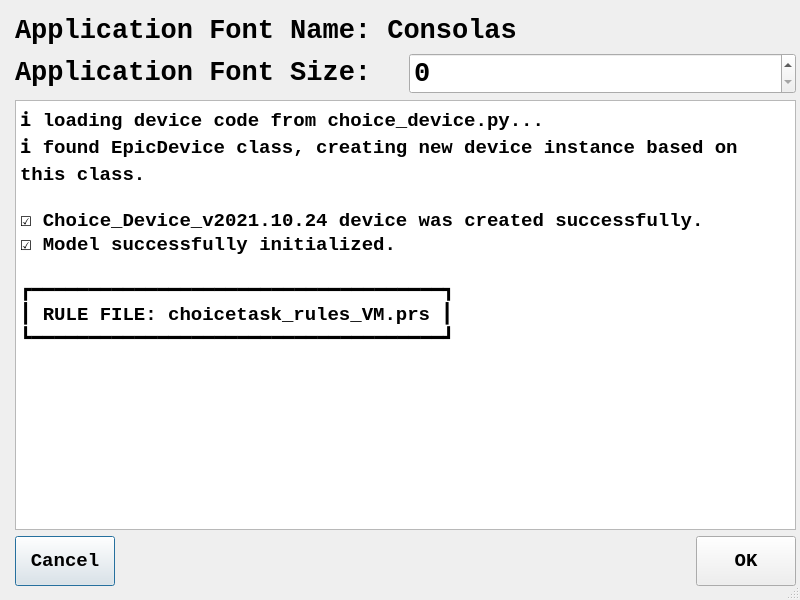
<?xml version="1.0" encoding="UTF-8"?>
<ui version="4.0">
 <class>DialogFontSize</class>
 <widget class="QDialog" name="DialogFontSize">
  <property name="windowModality">
   <enum>Qt::WindowModal</enum>
  </property>
  <property name="geometry">
   <rect>
    <x>0</x>
    <y>0</y>
    <width>800</width>
    <height>600</height>
   </rect>
  </property>
  <property name="minimumSize">
   <size>
    <width>640</width>
    <height>480</height>
   </size>
  </property>
  <property name="maximumSize">
   <size>
    <width>2000</width>
    <height>2000</height>
   </size>
  </property>
  <property name="font">
   <font>
    <family>Consolas</family>
    <pointsize>14</pointsize>
   </font>
  </property>
  <property name="windowTitle">
   <string>Font Size Dialog</string>
  </property>
  <property name="sizeGripEnabled">
   <bool>true</bool>
  </property>
  <widget class="QWidget" name="layoutWidget">
   <property name="geometry">
    <rect>
     <x>10</x>
     <y>10</y>
     <width>791</width>
     <height>581</height>
    </rect>
   </property>
   <layout class="QVBoxLayout" name="verticalLayout">
    <property name="leftMargin">
     <number>5</number>
    </property>
    <property name="topMargin">
     <number>5</number>
    </property>
    <property name="rightMargin">
     <number>5</number>
    </property>
    <property name="bottomMargin">
     <number>5</number>
    </property>
    <item>
     <widget class="QLabel" name="label_3">
      <property name="text">
       <string>&lt;html&gt;&lt;head/&gt;&lt;body&gt;&lt;p&gt;&lt;span style=&quot; font-size:20pt; font-weight:600;&quot;&gt;Application Font Name: Consolas&lt;/span&gt;&lt;/p&gt;&lt;/body&gt;&lt;/html&gt;</string>
      </property>
     </widget>
    </item>
    <item>
     <layout class="QHBoxLayout" name="horizontalLayout_3">
      <item>
       <widget class="QLabel" name="label_4">
        <property name="text">
         <string>&lt;html&gt;&lt;head/&gt;&lt;body&gt;&lt;p&gt;&lt;span style=&quot; font-size:20pt; font-weight:600;&quot;&gt;Application Font Size:&lt;/span&gt;&lt;/p&gt;&lt;/body&gt;&lt;/html&gt;</string>
        </property>
       </widget>
      </item>
      <item>
       <widget class="QSpinBox" name="spinBoxFontSize">
        <property name="font">
         <font>
          <family>Consolas</family>
          <pointsize>20</pointsize>
          <weight>75</weight>
          <bold>true</bold>
         </font>
        </property>
       </widget>
      </item>
     </layout>
    </item>
    <item>
     <widget class="CachedPlainTextEdit" name="plainTextEditFontSample">
      <property name="font">
       <font>
        <family>Consolas</family>
        <pointsize>14</pointsize>
        <weight>75</weight>
        <bold>true</bold>
       </font>
      </property>
      <property name="documentTitle">
       <string/>
      </property>
      <property name="readOnly">
       <bool>true</bool>
      </property>
      <property name="plainText">
       <string>ℹ loading device code from choice_device.py...
ℹ found EpicDevice class, creating new device instance based on this class.

☑ Choice_Device_v2021.10.24 device was created successfully.
☑ Model successfully initialized.

┏━━━━━━━━━━━━━━━━━━━━━━━━━━━━━━━━━━━━┓
┃ RULE FILE: choicetask_rules_VM.prs ┃
┗━━━━━━━━━━━━━━━━━━━━━━━━━━━━━━━━━━━━┛
</string>
      </property>
      <property name="centerOnScroll">
       <bool>false</bool>
      </property>
     </widget>
    </item>
    <item>
     <layout class="QHBoxLayout" name="horizontalLayout_4">
      <item>
       <widget class="QPushButton" name="pushButtonCancel">
        <property name="minimumSize">
         <size>
          <width>100</width>
          <height>50</height>
         </size>
        </property>
        <property name="font">
         <font>
          <family>Consolas</family>
          <pointsize>14</pointsize>
          <weight>75</weight>
          <bold>true</bold>
         </font>
        </property>
        <property name="text">
         <string>Cancel</string>
        </property>
       </widget>
      </item>
      <item>
       <spacer name="horizontalSpacer">
        <property name="orientation">
         <enum>Qt::Horizontal</enum>
        </property>
        <property name="sizeHint" stdset="0">
         <size>
          <width>308</width>
          <height>20</height>
         </size>
        </property>
       </spacer>
      </item>
      <item>
       <widget class="QPushButton" name="pushButtonOK">
        <property name="minimumSize">
         <size>
          <width>100</width>
          <height>50</height>
         </size>
        </property>
        <property name="font">
         <font>
          <family>Consolas</family>
          <pointsize>14</pointsize>
          <weight>75</weight>
          <bold>true</bold>
         </font>
        </property>
        <property name="text">
         <string>OK</string>
        </property>
       </widget>
      </item>
     </layout>
    </item>
   </layout>
  </widget>
 </widget>
 <customwidgets>
  <customwidget>
   <class>CachedPlainTextEdit</class>
   <extends>QPlainTextEdit</extends>
   <header location="global">cachedplaintextedit.h</header>
  </customwidget>
 </customwidgets>
 <resources/>
 <connections/>
</ui>
